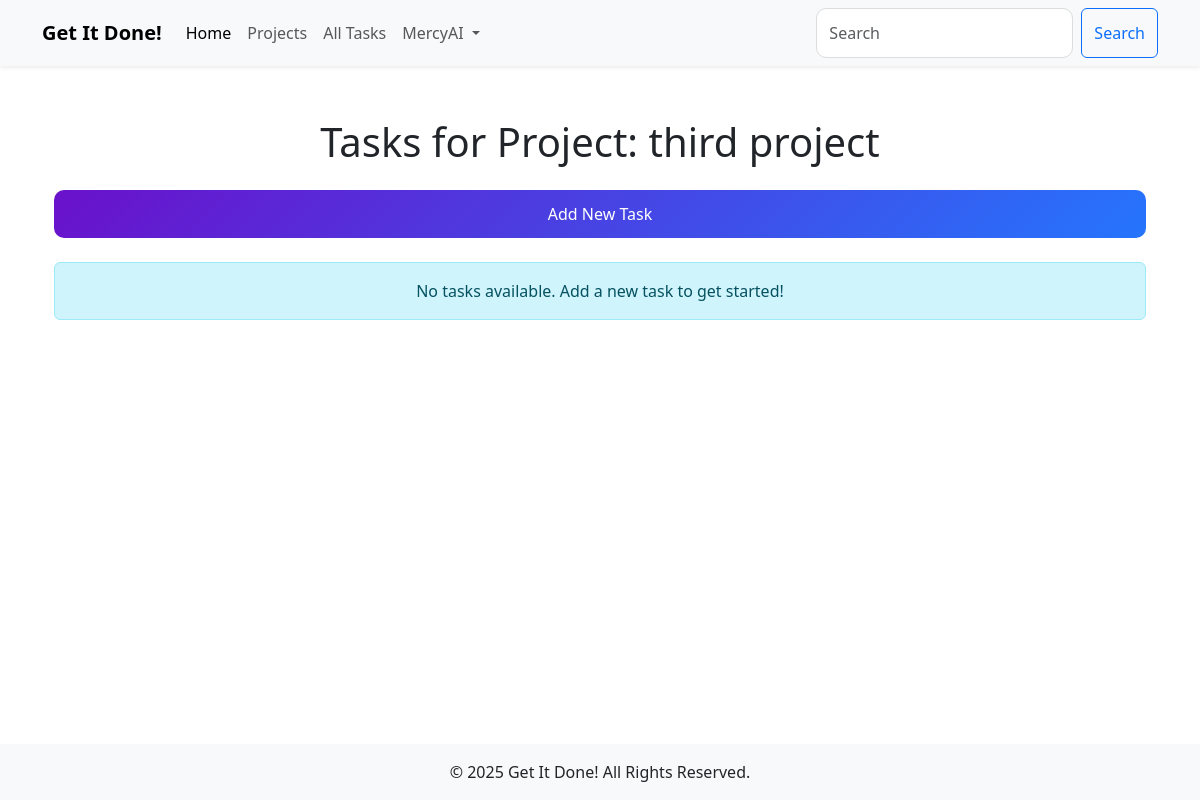
Page /project/3/tasks (signed in) on the earlier database version.
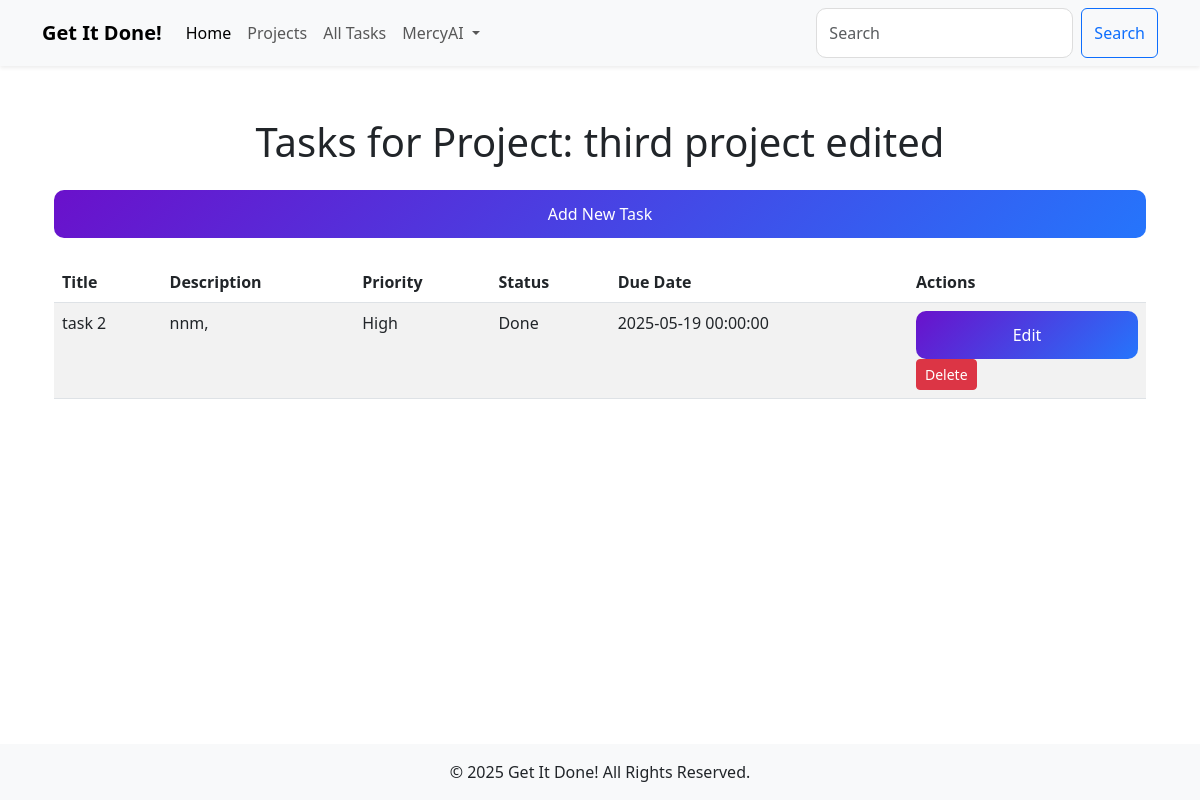
Same page on the later database version.
### models.py (models this page shows, shortened)
class User(db.Model, UserMixin):
    id = db.Column(db.Integer, primary_key=True)
    username = db.Column(db.String(80), unique=True, nullable=False)
    email = db.Column(db.String(120), unique=True, nullable=False, index=True)
    password = db.Column(db.String(200), nullable=False)
    created_at = db.Column(db.DateTime, default=db.func.current_timestamp())
    updated_at = db.Column(db.DateTime, default=db.func.current_timestamp(), onupdate=db.func.current_timestamp())
    tasks = db.relationship('Task', backref='user', lazy='select')

class Project(db.Model):
    id = db.Column(db.Integer, primary_key=True)
    name = db.Column(db.String(200), nullable=False, unique=True)
    description = db.Column(db.Text, nullable=True)
    deadline = db.Column(db.DateTime, nullable=True)
    created_at = db.Column(db.DateTime, default=db.func.current_timestamp())
    updated_at = db.Column(db.DateTime, default=db.func.current_timestamp(), onupdate=db.func.current_timestamp())
    owner_id = db.Column(db.Integer, db.ForeignKey('user.id'), nullable=False, index=True)  # Project owner
    owner = db.relationship('User', backref='projects')  # Link to the User model
    tasks = db.relationship('Task', backref='project', lazy='select')  # Link to the Task model

class Task(db.Model):
    id = db.Column(db.Integer, primary_key=True)
    title = db.Column(db.String(200), nullable=False)
    description = db.Column(db.Text, nullable=False)
    due_date = db.Column(db.DateTime, nullable=True)
    created_at = db.Column(db.DateTime, default=db.func.current_timestamp())
    updated_at = db.Column(db.DateTime, default=db.func.current_timestamp(), onupdate=db.func.current_timestamp())
    priority = db.Column(Enum(PriorityLevel), nullable=False)
    status = db.Column(Enum(TaskStatus), nullable=False)
    deleted_at = db.Column(db.DateTime, nullable=True)
    user_id = db.Column(db.Integer, db.ForeignKey('user.id'), nullable=False, index=True)
    project_id = db.Column(db.Integer, db.ForeignKey('project.id'), nullable=True, index=True)  # Link to Project

### main.py (the view)
@app.route('/project/<int:project_id>/tasks')
@login_required
def project_tasks(project_id):
    form = BaseForm()
    project = Project.query.get_or_404(project_id)
    if project.owner_id != current_user.id:
        flash("You don't have permission to view this project's tasks.", 'danger')
        return redirect(url_for('projects'))
    tasks = Task.query.filter_by(project_id=project_id).order_by(Task.updated_at.desc()).all()
    return render_template('tasks.html', tasks=tasks, project=project, form=form)

### main.py
class BaseForm(FlaskForm):
    pass    #Create an instance of the form class in every route that requires CSRF protection ie form = BaseForm()

### main.py (called while the page is built)
@login_manager.user_loader
def load_user(user_id):
    return User.query.get(int(user_id))

### templates/tasks.html (shortened to what this page needs)
{% extends 'base.html' %}
{% block content %}
<div class="container">
    <h1 class="mb-4 text-center">
        {% if project %}
        Tasks for Project: {{ project.name }}
        {% else %}
        All Tasks
        {% endif %}
    </h1>
    <a href="{{ url_for('add_task') }}" class="btn btn-primary mb-4">Add New Task</a>
    {% if tasks %}
    <table class="table table-striped">
        <thead>
            <tr>
                <th>Title</th>
                <th>Description</th>
                <th>Priority</th>
                <th>Status</th>
                <th>Due Date</th>
                <th>Actions</th>
            </tr>
        </thead>
        <tbody>
            {% for task in tasks %}
            <tr>
                <td>{{ task.title }}</td>
                <td>{{ task.description or "No description" }}</td>
                <td>{{ task.priority.value }}</td>
                <td>{{ task.status.value }}</td>
                <td>{{ task.due_date or "No due date" }}</td>
                <td>
                    <a href="{{ url_for('edit_task', task_id=task.id) }}" class="btn btn-sm btn-primary">Edit</a>
                    <form method="POST" action="{{ url_for('delete_task', task_id=task.id) }}" class="d-inline">
                        <button type="submit" class="btn btn-sm btn-danger">Delete</button>
                    </form>
                </td>
            </tr>
            {% endfor %}
        </tbody>
    </table>
    {% else %}
    <div class="alert alert-info text-center">No tasks available. Add a new task to get started!</div>
    {% endif %}
</div>
{% endblock %}

### templates/base.html (shortened to what this page needs)
<!DOCTYPE html>
<html lang="en">
<head>
    <link href="https://cdn.jsdelivr.net/npm/bootstrap@5.3.0/dist/css/bootstrap.min.css" rel="stylesheet">
    <link rel="stylesheet" href="{{ url_for('static', filename='css/style.css') }}">
</head>
<body class="d-flex flex-column min-vh-100">
    <nav class="navbar navbar-expand-lg navbar-light bg-light fixed-top shadow-sm">
        <div class="container">
            <a class="navbar-brand fw-bold" href="{{ url_for('index') }}">Get It Done!</a>
            <div class="collapse navbar-collapse" id="navbarNav">
                <ul class="navbar-nav me-auto">
                    <li class="nav-item">
                        <a class="nav-link active" href="{{ url_for('index') }}">Home</a>
                    </li>
                    <li class="nav-item">
                        <a class="nav-link" href="{{ url_for('projects') }}">Projects</a>
                    </li>
                    <li class="nav-item">
                        <a class="nav-link" href="{{ url_for('tasks') }}">All Tasks</a>
                    </li>
                    {% if current_user.is_authenticated %}
                    <li class="nav-item dropdown">
                        <a class="nav-link dropdown-toggle" href="#" id="userDropdown" role="button" data-bs-toggle="dropdown" aria-expanded="false">
                            {{ current_user.username }}
                        </a>
                    </li>
                    {% endif %}
                </ul>
                <form class="d-flex ms-auto">
                    <input class="form-control me-2" type="search" placeholder="Search" aria-label="Search">
                    <button class="btn btn-outline-primary" type="submit">Search</button>
                </form>
            </div>
        </div>
    </nav>
    <main class="container my-5 flex-grow-1">
        {% block content %}{% endblock %}
    </main>
    <footer class="bg-light text-center py-3 mt-auto">
        <p class="mb-0">© 2025 Get It Done! All Rights Reserved.</p>
    </footer>
</body>
</html>

### static/css/style.css (style rules this page uses)
body { padding-top: 70px; }
.form-control { border-radius: 10px; padding: 0.75rem; font-size: 1rem; border: 1px solid #ddd; }
.btn-primary { background: linear-gradient(135deg, #6a11cb, #2575fc); border: none; padding: 0.75rem; font-size: 1rem; border-radius: 10px; width: 100%; transition: all 0.3s ease; }
.btn-primary { background: linear-gradient(135deg, #6a11cb, #2575fc); border: none; color: #fff; padding: 0.75rem; font-size: 1rem; border-radius: 10px; transition: all 0.3s ease; }
.btn-primary { background: linear-gradient(135deg, #6a11cb, #2575fc); border: none; transition: all 0.3s ease; }

Differences in the rows shown:
changed Project: name "third project" → "third project edited"
added Task: title "task 2", description "nnm,", priority.value "High", status.value "Done", due_date "2025-05-19 00:00:00"
Other differences:
text no longer shown: "No tasks available. Add a new task to get started!"
text now shown: "Title Description Priority Status Due Date Actions"
